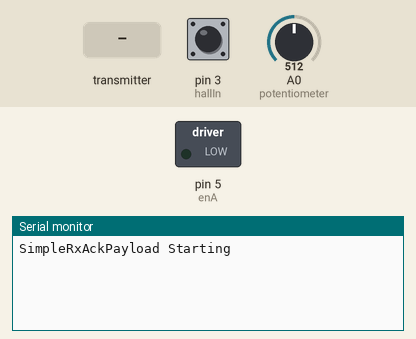
This sketch was run on a simulated Arduino Uno, built with avr-gcc and run on an emulated ATmega328P. Parts: switched loads named in the sketch (green lamp = pin HIGH), the last lines printed to the serial monitor. The test bench sets the inputs (shaded band); at power-on: pin 3 (hallIn) LOW, A0 (potentiometer) = 512. No radio packets arrive unless stated.

Above: at 1.2 s.
1.3 s: pin 3 (hallIn) driven HIGH
At 2.5 s:
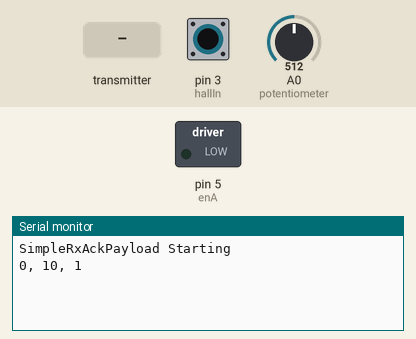
2.8 s: the transmitter starts sending dataReceived = 0
At 3.7 s:
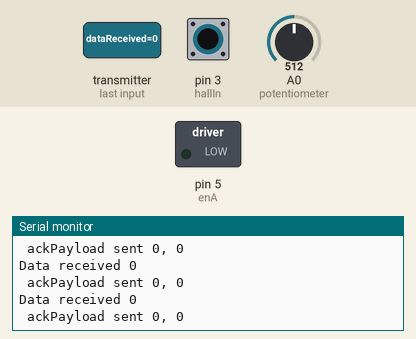

Measured:
- after the input at 1.3 s, the serial monitor: prints a new line at once (image 1)
- after the input at 2.8 s, the serial monitor: prints a new line at once (image 2)

The sketch:

RxMotor.ino
```cpp
// SimpleRxAckPayload- the slave or the receiver

#include <SPI.h>
#include <nRF24L01.h>
#include <RF24.h>

#define CE_PIN   9
#define CSN_PIN 10
// #define DEBUG
#define enA 5
#define in1 4
#define in2 8
#define hallIn 3

unsigned long CurrentTime  = 0;     // this variable will be overwritten by micros() each iteration of loop
unsigned long startTime     = 0;     // A record of the time before this read
unsigned long ElapsedTime  = 0;     // Elapsed time in uS

int numRot1 = 10; // number of motor rotations flying down.
unsigned long restDelay = 6000; // time before flyback (ms)
unsigned long startDelay=15000;
int extraFlybackRevolution = 1; //compensation for slip.

volatile int hall_count = 0;

const byte thisSlaveAddress[5] = {'R','x','A','A','A'};

RF24 radio(CE_PIN, CSN_PIN);

int dataReceived; // this must match dataToSend in the TX
int ackData[2] = {0, 0}; // the two values to be sent to the master
bool newData = false;

int state = 0;
int trigger = 0;
int numRot = 0; // stores actual motor rotations


//==============

void setup() {

    Serial.begin(9600);
    pinMode(enA, OUTPUT);
    pinMode(hallIn, INPUT);
        // Set initial rotation direction
    digitalWrite(in1, LOW);
    digitalWrite(in2, HIGH);

    Serial.println("SimpleRxAckPayload Starting");
    radio.begin();
    radio.setDataRate( RF24_250KBPS );
    radio.openReadingPipe(1, thisSlaveAddress);

    radio.enableAckPayload();

    radio.startListening();

    radio.writeAckPayload(1, &ackData, sizeof(ackData)); // pre-load data

    numRot=numRot1;

    attachInterrupt(digitalPinToInterrupt(hallIn), hallISR, RISING);  // attach interrupt handler
}


void hallISR(){
  hall_count++;
  Serial.print(state);
  Serial.print(", ");
  Serial.print(numRot);
  Serial.print(", ");
  Serial.println(hall_count);
}

int get_hall_count(){
  noInterrupts();
  int tmp=hall_count;
  interrupts();
  return tmp;
}

void reset_hall_count(){
  noInterrupts();
  hall_count=0;
  interrupts();
  // Serial.println("hall_count reset");
}

//==========

void loop() {
  int potValue = analogRead(A0); // Read potentiometer value
  int pwmOutput = map(potValue, 0, 1023, 0 , 255); // Map the potentiometer value from 0 to 255


    int hall_count_now=get_hall_count();
    if (hall_count_now>=numRot && state!= 2){
      state+=1;
      if (state>3) {
        state=0;
        //delay(5000);
        reset_hall_count();
      }
    }

    if (state==0){
        analogWrite(enA, 0); // Send stop signal to L298N Enable pin
        numRot=numRot1;
        reset_hall_count();

    }
    else if (state==1){
      digitalWrite(in1, LOW);
      digitalWrite(in2, HIGH);
      analogWrite(enA, pwmOutput); // Send PWM signal to L298N Enable pin
    }

    else if (state==2){
      analogWrite(enA, 0); // Send stop signal to L298N Enable pin
      startTime = millis();
      ElapsedTime = 0;

      while (ElapsedTime < restDelay){

        CurrentTime = millis();
        int hall_count_now=get_hall_count();
        //updateHall(); // keep counting revolutions in state 2. Ghost continues to fly even when motor is off.


        Serial.print(state);
        Serial.print(", waiting for delay,  ");
        Serial.print(ElapsedTime);
        Serial.print(",  ");
        Serial.print(restDelay);
        Serial.print(",  ");
        Serial.println(hall_count_now);
        ElapsedTime = CurrentTime - startTime;
        delay(500);
    }

      int hall_count_now=get_hall_count();
      numRot=hall_count_now + extraFlybackRevolution; // one more revolution on flyback to compensate for slip.
      reset_hall_count();
      state=3;
    }

    else if (state==3){
      digitalWrite(in1, HIGH);
      digitalWrite(in2, LOW);
      analogWrite(enA, pwmOutput); // Send PWM signal to L298N Enable pin, reverse direction
    }

    getData();
    updateReplyData();
    showData();
    delay(1);
    //Serial.print(hall_count);
    //Serial.print(", ");
    //Serial.println(state);
}

//============

void getData() {
    if ( radio.available() ) {
        radio.read( &dataReceived, sizeof(dataReceived) );
        trigger=dataReceived;
        if (trigger == 1){
          if (state ==0){
            delay(startDelay);
            state=1;
            trigger = 0;
          }
        }
        updateReplyData();
        newData = true;
    }
}

//================

void showData() {
    if (newData == true) {
        Serial.print("Data received ");
        Serial.println(dataReceived);
        Serial.print(" ackPayload sent ");
        Serial.print(ackData[0]);
        Serial.print(", ");
        Serial.println(ackData[1]);
        newData = false;
    }
}

//================

void updateReplyData() {
    ackData[0] = state;
    ackData[1] = hall_count;

    radio.writeAckPayload(1, &ackData, sizeof(ackData)); // load the payload for the next time
}
```
